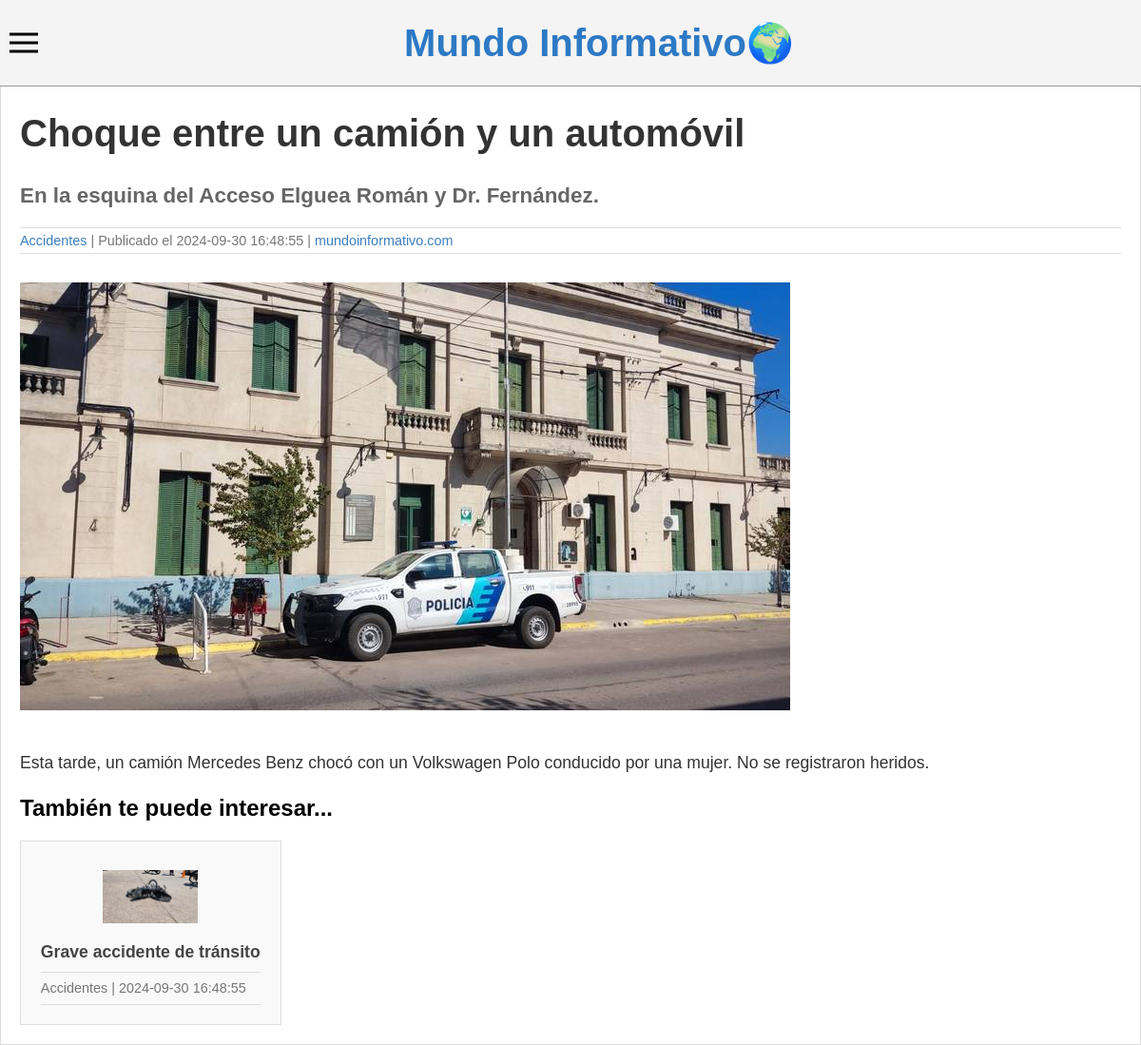
The page /detalle.php?id=2 on the database its author committed.
### tables this page shows
CREATE TABLE `noticias` (
  `id` int(11) NOT NULL,
  `titulo` varchar(255) NOT NULL,
  `descripcion` varchar(255) NOT NULL,
  `texto` text NOT NULL,
  `fecha` datetime NOT NULL,
  `imagen` varchar(255) NOT NULL,
  `id_usuario` int(11) NOT NULL,
  `id_categoria` int(11) NOT NULL
);

CREATE TABLE `categorias` (
  `id` int(11) NOT NULL,
  `nombre` varchar(255) NOT NULL,
  `id_usuario` int(11) NOT NULL
);

### detalle.php (the view, shortened to what this page needs)
<?php
require_once("panel/includes/db.php");
$id = isset($_GET['id']) ? $_GET['id'] : 0;
$stmt = $conx->prepare("SELECT N.*, C.nombre as categoria FROM noticias N INNER JOIN categorias C ON(C.id = N.id_categoria) WHERE N.id = ?");
$stmt->bind_param("i", $id);
$stmt->execute();
$resultado = $stmt->get_result();
$noticia = $resultado->fetch_object();
if ($noticia === NULL) {
	header("Location: 404.php");
	exit();
} else {
	$titulo = $noticia->titulo;
	$descripcion = $noticia->descripcion;
	$texto = $noticia->texto;
	$fecha = $noticia->fecha;
	$imagen = $noticia->imagen;
	$categoria = $noticia->categoria;
}
$stmt = $conx->prepare("SELECT N.* FROM noticias N INNER JOIN categorias C ON(N.id_categoria = C.id) WHERE C.id = ? AND N.id != ? ORDER BY N.fecha DESC LIMIT 3");
$stmt->bind_param("ii", $noticia->id_categoria, $id);
$stmt->execute();
$resultadoSTMT = $stmt->get_result();
$noticiasRelacionadas = [];
while ($fila = $resultadoSTMT->fetch_object()) {
    $noticiasRelacionadas[] = $fila;
}
?>
<!DOCTYPE html>
<html>
<head>
	<link rel="stylesheet" type="text/css" href="panel/css/detalle.css">
</head>
<body>
<?php require_once("menuFrontend.php"); ?>
<div class="container">
	<h1><?php echo $titulo ?></h1>
	<h4><?php echo $descripcion ?></h4>
	<div class="meta-info">
		<span><?php echo $categoria ?></span> | Publicado el <?php echo $fecha ?> | <a href="index.php">mundoinformativo.com</a>
	</div>
	<img src="panel/<?php echo $imagen ?>" alt="<?php echo $titulo ?>">
	<p class="texto"><?php echo $texto ?></p>
	<h2>También te puede interesar...</h2>
	<div class="noticias-relacionadas">
	    <?php foreach ($noticiasRelacionadas as $fila) { ?>
	        <div class="noticia-relacionada">
	            <img src="panel/<?php echo $fila->imagen ?>" alt="<?php echo $fila->titulo ?>" width="100">
		       	<div>
		           	<h3><a href="detalle.php?id=<?php echo $fila->id ?>"><?php echo $fila->titulo ?></a></h3>
		    		<p class="meta-info"><?php echo $categoria ?> | <?php echo $fecha ?></p>
		    	</div>
		    </div>
		<?php } ?>
	</div>
</div>
</body>
</html>

### panel/css/detalle.css (style rules this page uses)
body { font-family: Arial, sans-serif; margin: 0; padding: 0; background-color: #f4f4f4; }
.container { max-width: 1200px; margin: 0 auto; background-color: white; padding: 20px; border: 1px solid #ddd; box-shadow: 0 0 10px rgba(0, 0, 0, 0.1); padding-top: 90px; }
h1 { font-size: 2.5em; font-weight: bold; margin-bottom: 10px; color: #333; }
h4 { font-size: 1.4em; margin-bottom: 20px; color: #666; }
.meta-info { font-size: 0.9em; color: #777; border-bottom: 1px solid #ddd; padding-bottom: 5px; margin-bottom: 10px; border-top: 1px solid #ddd; padding-top: 5px; margin-top: 10px; }
.meta-info span { color: #3c7ec0; }
.meta-info a { color: #3c7ec0; text-decoration: none; }
img { max-width: 100%; height: auto; margin: 20px 0; }
p { font-size: 1.1em; color: #333; line-height: 1.6; text-align: justify; }
.noticias-relacionadas { display: grid; grid-template-columns: repeat(auto-fill, minmax(250px, 1fr)); gap: 20px; margin-top: 20px; }
.noticia-relacionada { display: flex; flex-direction: column; align-items: center; border: 1px solid #ddd; padding: 10px; background-color: #f9f9f9; text-align: center; }
.noticia-relacionada img { width: 100px; height: auto; margin-bottom: 10px; }
.noticia-relacionada h3 { font-size: 1.1em; margin: 10px 0; }
.noticia-relacionada a { text-decoration: none; color: #444; }
.meta-info { font-size: 0.9em; color: #777; }

### rows shown on the page
noticias: titulo "Choque entre un camión y un automóvil", descripcion "En la esquina del Acceso Elguea Román y Dr. Fernández.", id_categoria.nombre "Accidentes", fecha "2024-09-30 16:48:55", imagen (picture), texto "Esta tarde, un camión Mercedes Benz chocó con un Volkswagen Polo conducido por una mujer. No se registraron heridos."
noticias: imagen (picture), titulo "Grave accidente de tránsito", id_categoria.nombre "Accidentes"
